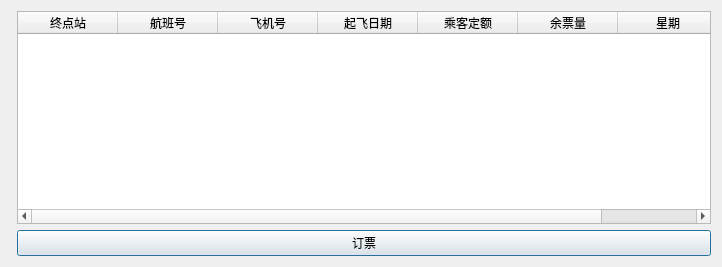
<?xml version="1.0" encoding="UTF-8"?>
<ui version="4.0">
 <class>list</class>
 <widget class="QDialog" name="list">
  <property name="geometry">
   <rect>
    <x>0</x>
    <y>0</y>
    <width>722</width>
    <height>267</height>
   </rect>
  </property>
  <property name="windowTitle">
   <string>Dialog</string>
  </property>
  <layout class="QFormLayout" name="formLayout">
   <item row="0" column="1">
    <widget class="QTableWidget" name="tableWidget">
     <property name="editTriggers">
      <set>QAbstractItemView::EditTrigger::NoEditTriggers</set>
     </property>
     <property name="dragDropOverwriteMode">
      <bool>false</bool>
     </property>
     <property name="selectionMode">
      <enum>QAbstractItemView::SelectionMode::SingleSelection</enum>
     </property>
     <property name="selectionBehavior">
      <enum>QAbstractItemView::SelectionBehavior::SelectRows</enum>
     </property>
     <column>
      <property name="text">
       <string>终点站</string>
      </property>
     </column>
     <column>
      <property name="text">
       <string>航班号</string>
      </property>
     </column>
     <column>
      <property name="text">
       <string>飞机号</string>
      </property>
     </column>
     <column>
      <property name="text">
       <string>起飞日期</string>
      </property>
     </column>
     <column>
      <property name="text">
       <string>乘客定额</string>
      </property>
     </column>
     <column>
      <property name="text">
       <string>余票量</string>
      </property>
     </column>
     <column>
      <property name="text">
       <string>星期</string>
      </property>
     </column>
    </widget>
   </item>
   <item row="1" column="1">
    <widget class="QPushButton" name="pushButton">
     <property name="enabled">
      <bool>true</bool>
     </property>
     <property name="text">
      <string>订票</string>
     </property>
    </widget>
   </item>
  </layout>
 </widget>
 <resources/>
 <connections/>
</ui>
